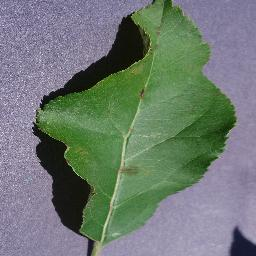
#> input picture sample_images/Apple___Apple_scab_1.jpg, 256 x 256 px
$ python -i preprocessing.py   (imports and definitions only)
#> lines starting #> are read from the running program, lines starting #| are printed output that depends on the picture; after the words box and inside, x2 and y2 are one past the last pixel; in counts of white or black regions, pixels touching at a corner belong together
#> further down, picture is the input picture: PIL image 256x256 RGB; mean R, G, B 110.7, 122.4, 114.5
"""
preprocessing.py - Image validation and preprocessing.

The same steps used during training (train_model.py) are applied here:
    1. Convert to RGB
    2. Resize to the model's square input size (default 224 x 224)
    3. Feed raw 0-255 pixel values; the model rescales them internally
       (a Rescaling layer inside the saved model), so training and
       prediction can never drift apart.
"""
import io
import os
import uuid

import numpy as np
from PIL import Image, ImageOps, UnidentifiedImageError

import config


class ImageValidationError(Exception):
    """Raised when an uploaded file is not a usable image."""


def allowed_file(filename):
    """Return True if the file name has a JPG / JPEG / PNG extension."""
    return "." in filename and filename.rsplit(".", 1)[1].lower() in config.ALLOWED_EXTENSIONS


# [31 lines left out: function load_image, not called in this run]


def leaf_pixel_ratio(image):
    """
    Fraction of pixels with leaf-like colours (0.0 - 1.0).

    Counts green / yellow-green pixels and yellow-brown pixels (diseased
    tissue). Used to reject photos with no leaf at all (a wall, the sky,
    a screen) before the classifier is asked to choose a disease.
    """
    rgb = np.asarray(image.convert("RGB").resize((128, 128)), dtype=np.float32)
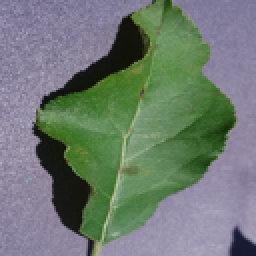
#> rgb: shape (128, 128, 3) float32 (shown 2 times larger); mean R, G, B 110.7, 122.4, 114.5

    def to_hsv(array):
        hsv = np.asarray(Image.fromarray(array.astype(np.uint8)).convert("HSV"), dtype=np.float32)
        return hsv[..., 0] * 360.0 / 255.0, hsv[..., 1] / 255.0, hsv[..., 2] / 255.0

    # Living leaves: green, and yellow / brown diseased tissue
    hue, sat, val = to_hsv(rgb)
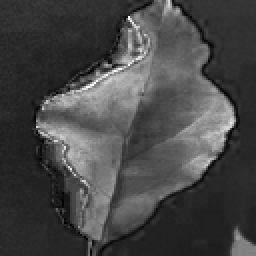
#> sat: shape (128, 128) float32 (shown 2 times larger); min 0, max 1, mean 0.277
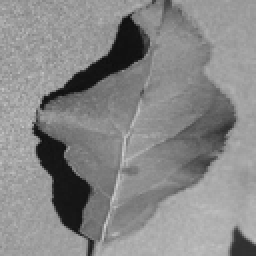
#> val: shape (128, 128) float32 (shown 2 times larger); min 0.0549, max 0.804, mean 0.532
    green = (hue >= 40) & (hue <= 170) & (sat >= 0.15) & (val >= 0.12)
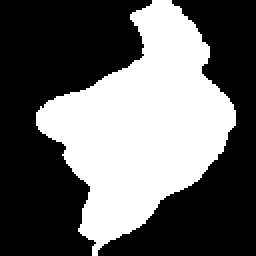
#> green: shape (128, 128) bool (shown 2 times larger); 39.6% white; 1 white region, box (x1, y1, x2, y2) and area: (18, 0, 118, 128) 6480
    yellow_brown = (hue >= 10) & (hue < 40) & (sat >= 0.25) & (val >= 0.12)
#> yellow_brown: shape (128, 128) bool; every value is 0

    # Dried leaves (for example mango die back) are dull grey-brown. Under a
    # blue or yellow colour cast they look neutral, so first remove the cast
    # with a simple "grey-world" white balance, then look for dull browns.
    balanced = np.clip(rgb * (rgb.mean() / np.maximum(rgb.reshape(-1, 3).mean(axis=0), 1.0)), 0, 255)
    hue_b, sat_b, val_b = to_hsv(balanced)
#> in to_hsv (call 2), `hsv = np.asarray(Image.fromarray(array.astype(np.uint8)).convert("HSV"..`:
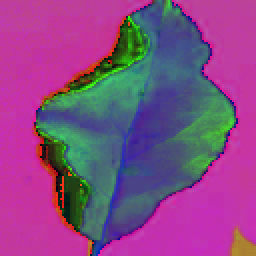
#> hsv: shape (128, 128, 3) float32 (shown 2 times larger); mean R, G, B 135, 73.8, 133.4
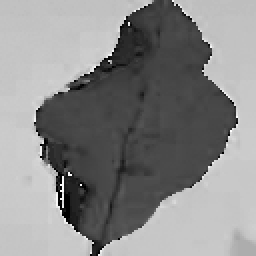
#> hue_b: shape (128, 128) float32 (shown 2 times larger); min 0, max 354.4, mean 190.6; drawn with min black and max white
    dried = (((hue_b <= 65) | (hue_b >= 345)) & (sat_b >= 0.08)
             & (val_b >= 0.12) & (val_b <= 0.65))
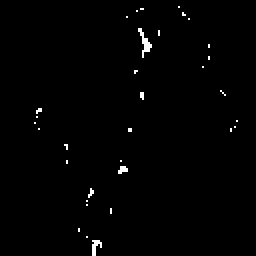
#> dried: shape (128, 128) bool (shown 2 times larger); 0.88% white in thin lines or dots, all inside (x1, y1, x2, y2) = (17, 3, 119, 128)

    return float((green | yellow_brown | dried).mean())


# [27 lines left out: functions preprocess_for_model, save_upload, not called in this run]

>>> from PIL import Image
>>> picture = Image.open('../sample_images/Apple___Apple_scab_1.jpg')
>>> result = leaf_pixel_ratio(picture)
#> result = 0.397

$ run again, on sample_images/Apple___Black_rot_1.jpg
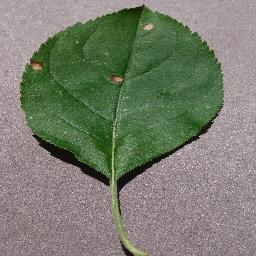
#> input picture sample_images/Apple___Black_rot_1.jpg, 256 x 256 px
#> picture is the input picture: PIL image 256x256 RGB; mean R, G, B 120.7, 125.5, 110.3
#> in leaf_pixel_ratio, `green = (hue >= 40) & (hue <= 170) & (sat >= 0.15) & (val >= 0.12)`:
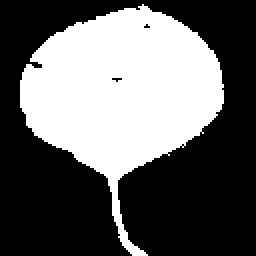
#> green: shape (128, 128) bool (shown 2 times larger); 39.1% white; 1 white region, box (x1, y1, x2, y2) and area: (10, 2, 112, 128) 6409
#> yellow_brown: shape (128, 128) bool; 0.16% white in thin lines or dots, all inside (x1, y1, x2, y2) = (15, 12, 74, 124)
#> in leaf_pixel_ratio, `dried = (((hue_b <= 65) | (hue_b >= 345)) & (sat_b >= 0.08) & (val_b >..`:
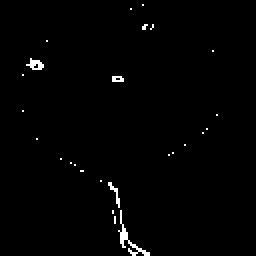
#> dried: shape (128, 128) bool (shown 2 times larger); 1% white in thin lines or dots, all inside (x1, y1, x2, y2) = (11, 2, 109, 128)
#> result = 0.394

$ run again, on sample_images/Apple___Cedar_apple_rust_1.jpg
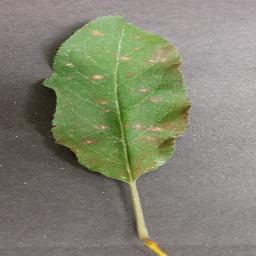
#> input picture sample_images/Apple___Cedar_apple_rust_1.jpg, 256 x 256 px
#> picture is the input picture: PIL image 256x256 RGB; mean R, G, B 130.5, 133, 114.4
#> in leaf_pixel_ratio, `green = (hue >= 40) & (hue <= 170) & (sat >= 0.15) & (val >= 0.12)`:
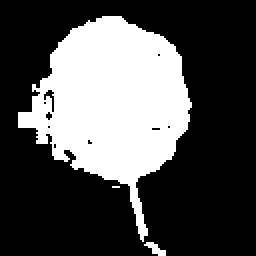
#> green: shape (128, 128) bool (shown 2 times larger); 31.1% white; 3 white regions (1 under 20 px), largest, box (x1, y1, x2, y2) and area: (9, 8, 96, 121) 5047, (72, 121, 83, 128) 38
#> yellow_brown: shape (128, 128) bool; 0.56% white in thin lines or dots, all inside (x1, y1, x2, y2) = (18, 23, 85, 128)
#> in leaf_pixel_ratio, `dried = (((hue_b <= 65) | (hue_b >= 345)) & (sat_b >= 0.08) & (val_b >..`:
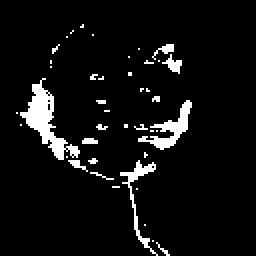
#> dried: shape (128, 128) bool (shown 2 times larger); 6.2% white; 42 white regions (35 under 20 px), largest, box (x1, y1, x2, y2) and area: (10, 39, 40, 80) 385, (69, 50, 96, 75) 209, (60, 80, 79, 128) 152
#> result = 0.318
